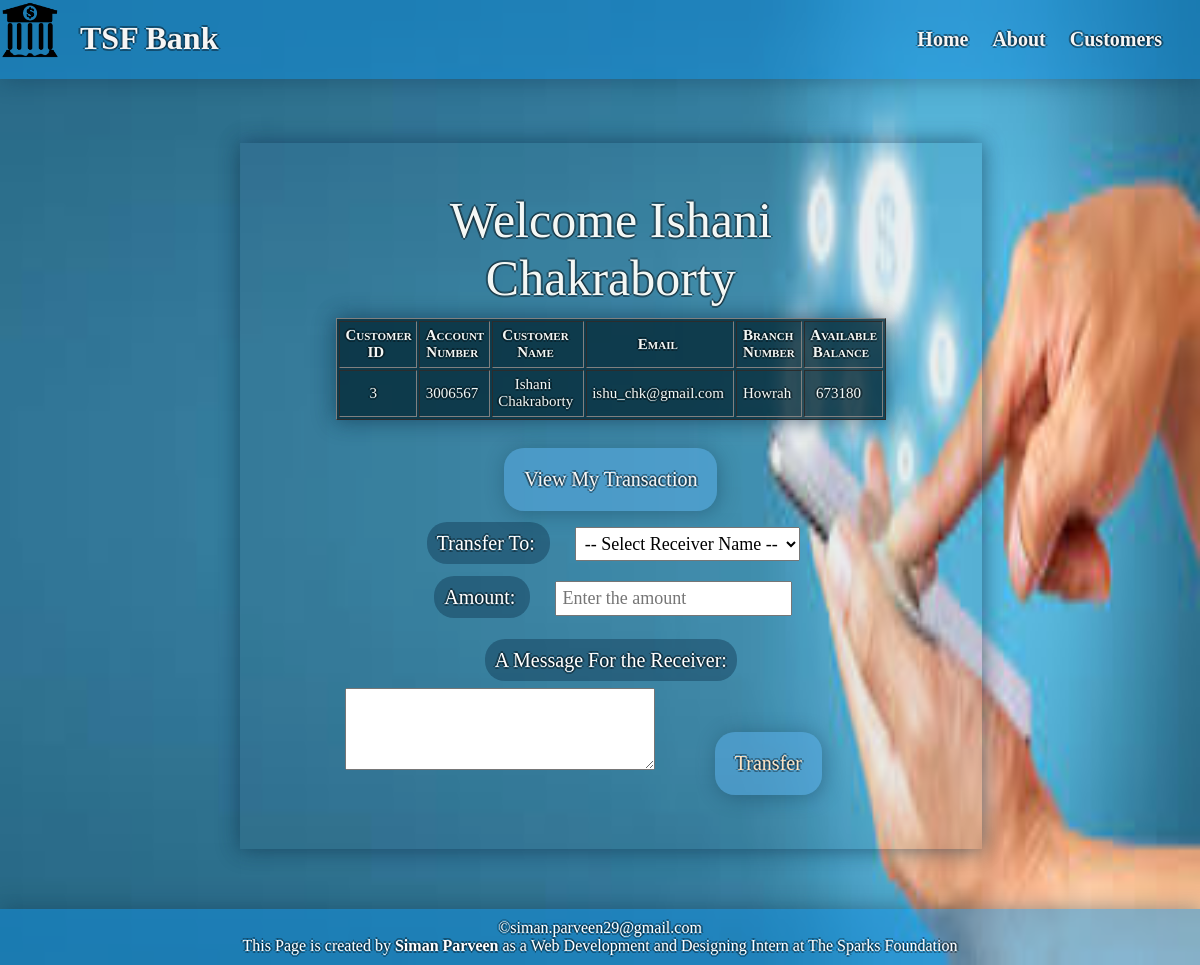
/transfer.php?id=3, run on the app's committed database.
### tables this page shows
CREATE TABLE `bankusers` (
  `CustomerID` int(5) NOT NULL,
  `AccountNumber` int(10) NOT NULL,
  `CustomerName` varchar(50) DEFAULT NULL,
  `Email` varchar(30) NOT NULL,
  `BranchName` varchar(50) DEFAULT NULL,
  `TotalWithdrawal` int(20) NOT NULL,
  `TotalDeposist` int(11) NOT NULL,
  `AvailableBalance` int(10) NOT NULL
);

### transfer.php (the view, shortened to what this page needs)
<!DOCTYPE html>
<html lang="en">
<head>
    <link rel="stylesheet" href="style_transfer.css">
</head>
<body>
    <header>
        <img src="logo1.png" alt="bank logo">
        <h1>TSF Bank</h1>
        <nav id="nav_bar">
            <a href="index.html">Home</a>
            <a href="about.html">About</a>
            <a href="view.php">Customers</a>
        </nav>
    </header>
    <section class="transfer">
        <?php
        include('connectivity.php');
        $customerid = $_GET['id'];
        $sqlget = "SELECT * FROM bankusers WHERE CustomerID = '$customerid'";
        $sqldata = mysqli_query($conn,$sqlget) or die('Error Getting the data');
        while($row = mysqli_fetch_array($sqldata, MYSQLI_ASSOC)){
            $name = $row['CustomerName'];
        }
        echo "<table border='1' id='table_view'>";
        echo "<caption>Welcome ".$name."</caption>";
        echo "<tr>
            <th>Customer ID</th>
            <th>Account Number</th>
            <th>Customer Name</th>
            <th>Email</th>
            <th>Branch Number</th>
            <th>Available Balance</th>
            </tr>";
            $sqlget = "SELECT * FROM bankusers WHERE CustomerID = '$customerid'";
            $sqldata = mysqli_query($conn,$sqlget) or die('Error Getting the data');
        while($row = mysqli_fetch_array($sqldata, MYSQLI_ASSOC)){
            echo "<tr><td>";
                echo $row['CustomerID'];
            echo "</td><td>";
                echo $row['AccountNumber'];
            echo "</td><td>";
                echo $row['CustomerName'];
            echo "</td><td>";
                echo $row['Email'];
            echo "</td><td>";
                echo $row['BranchName'];
            echo "</td><td>";
                echo $row['AvailableBalance'];
            echo "</td></tr>";
        }
          echo "</table>";
        echo "<br/>
        <form action='transaction_all.php'>
        <input type='hidden' name='tn' value='$customerid'>
        <button type='button' class='button'><a href='transfer_me.php?id=$customerid'>View My Transaction</a></button><br/>
        <label>Transfer To:  </label>
        <select name='rn' required>
            <option disabled selected>-- Select Receiver Name --</option>";
        echo "</select><br/>";
        echo '<label>Amount:  </label><input type="number" name="cashtransfer" id="cashtransfer" placeholder="Enter the amount" value="" required="required"><br/><br/>
        <label>A Message For the Receiver: </label><br/>
        <textarea name="msg" rows="5" cols="40"></textarea>
        <button type="submit">Transfer</button>
        </form>';
        ?>
    </section>
    <footer>
        &copy;siman.parveen29@gmail.com
        <p>This Page is created by <b>Siman Parveen</b> as a Web Development and Designing Intern at The Sparks Foundation</p>
    </footer>
</body>
</html>

### style_transfer.css (style rules this page uses)
* { margin: 0px; padding: 0px; font-family: 'Times New Roman', Times, serif; }
body { background-image: url("bg.jpg"); background-repeat: no-repeat; background-size: 100% 100%; color: white; }
header { display: inline-block; background-color: rgba(17, 143, 226, 0.5); width: 100%; color: whitesmoke; text-shadow: 2px 0px 0px rgba(0, 1, 2, 0.377), 0px 2px 0px rgba(0, 1, 2, 0.377), -2px 0px 0px rgba(0, 1, 2, 0.377), 0px -2px 0px rgba(0, 1, 2, 0.377); box-shadow: 2px 2px 20px rgba(17, 52, 77, 0.377); }
header h1 { margin: 20px; float: left; }
header img { float: left; width: 60px; height: 60px; }
nav { float: right; padding: 28px; }
nav a { text-decoration: none; color: whitesmoke; font-size: 20px; font-weight: bolder; padding: 10px; }
form { text-shadow: 2px 0px 0px rgba(0, 1, 2, 0.377), 0px 2px 0px rgba(0, 1, 2, 0.377), -2px 0px 0px rgba(0, 1, 2, 0.377), 0px -2px 0px rgba(0, 1, 2, 0.377); }
.transfer { display: inline-block; position: relative; border: transparent; font-size: 20px; background-color: rgba(60, 102, 119, 0.1); box-shadow: 2px -2px 20px rgba(17, 52, 77, 0.377), -2px 2px 20px rgba(17, 52, 77, 0.377); padding: 4% 8% 4% 8%; text-align: center; margin: 5% 20% 5% 20%; text-shadow: 2px 0px 0px rgba(0, 1, 2, 0.377), 0px 2px 0px rgba(0, 1, 2, 0.377), -2px 0px 0px rgba(0, 1, 2, 0.377), 0px -2px 0px rgba(0, 1, 2, 0.377); }
caption { font-size: 50px; margin-bottom: 2%; }
table { text-align: center; font-size: 15px; color: rgb(243, 247, 245); background-color: rgba(6, 44, 59, 0.829); box-shadow: 2px -2px 20px rgba(17, 52, 77, 0.377), -2px 2px 20px rgba(17, 52, 77, 0.377); width: 100%; }
th { font-variant: small-caps; }
td, th { padding: 1%; padding-right: 10px; }
td { padding-right: 15px; }
a { text-decoration: none; color: whitesmoke; }
button { display: inline-block; padding: 20px; border-radius: 20px; margin: 1% 10% 1% 10%; border: transparent; background-color: rgba(87, 169, 224, 0.582); color: bisque; box-shadow: 2px 2px 20px rgba(17, 52, 77, 0.377); font-size: 20px; text-shadow: 2px 0px 0px rgba(0, 1, 2, 0.377), 0px 2px 0px rgba(0, 1, 2, 0.377), -2px 0px 0px rgba(0, 1, 2, 0.377), 0px -2px 0px rgba(0, 1, 2, 0.377); }
.button { margin: 1%; }
textarea { margin-top: 3%; }
footer { clear: both; color: white; text-shadow: 2px 0px 0px rgba(0, 1, 2, 0.377), 0px 2px 0px rgba(0, 1, 2, 0.377), -2px 0px 0px rgba(0, 1, 2, 0.377), 0px -2px 0px rgba(0, 1, 2, 0.377); text-align: center; height: 10%; padding: 10px; box-shadow: 2px -2px 20px rgba(17, 52, 77, 0.377); background-color: rgba(17, 143, 226, 0.5); }
label { margin: 15px; font-size: 20px; background-color: rgba(12, 51, 77, 0.418); border-radius: 20px; padding: 10px; }
select, input[type="number"] { margin: 10px; font-size: large; padding: 5px; }

### data on the page
bankusers: CustomerName "Ishani Chakraborty", CustomerID "3", AccountNumber "3006567", Email "ishu_chk@gmail.com", BranchName "Howrah", AvailableBalance "673180"
